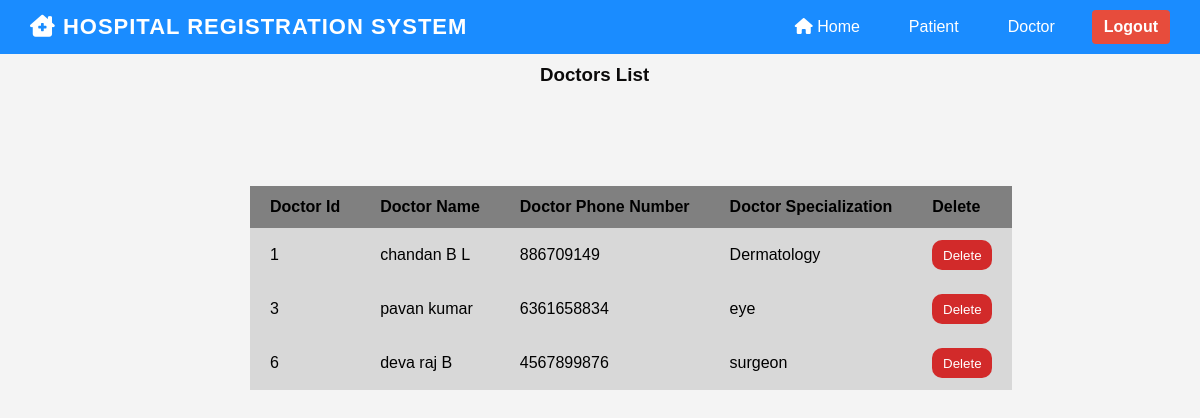
Screenshot of /DoctorList/ (signed in) with the database file from the repository.
### hospital/models.py (models this page shows, shortened)
class Doctor(models.Model):
    name = models.CharField(max_length=50)
    mobile = models.IntegerField()
    special = models.CharField(max_length=50)

### hospital/views.py (the view)
# urls.py: path('DoctorList/',Doctorview,name='doctorlist'),
def Doctorview(request):
    if not request.user.is_staff:
        return redirect('login')
    doc = Doctor.objects.all()
    d = {'doc':doc}
    return render(request,'DoctorView.html',d)

### hospital/templates/DoctorView.html (shortened to what this page needs)
{% extends 'Navbar.html' %}
 {% load static %}
    {% block body %}
    <div class="DoctorContainer" >
        <h3>Doctors List</h3>
            <table  class="TableDec" id="doctorTable" >
                <thead>
                    <tr>
                        <th>Doctor Id</th>
                        <th>Doctor Name</th>
                        <th>Doctor Phone Number</th>
                        <th>Doctor Specialization</th>
                        <th>Delete</th>
                    </tr>
                </thead>
                <tbody>
                   {% for i in doc %}
                    <tr>
                        <td>{{i.id}}</td>
                        <td>{{i.name}}</td>
                        <td>{{i.mobile}}</td>
                        <td>{{i.special}}</td>
                        <td><a href="{% url 'deleteDoctor' i.id %}" onclick="return confirm('are you sure....')"><button class="DleteButt">Delete</button></a></td>
                    </tr>
                    {% endfor %}
                </tbody>
            </table>
    </div>
    {% endblock %}

### hospital/static/css/MyStyle.css (style rules this page uses)
* { margin: 0; padding: 0; box-sizing: border-box; }
body { font-family: Arial, sans-serif; background-color: #f4f4f4; }

### hospital/templates/DoctorView.html (style rules this page uses)
.DoctorContainer h3 { color: hsl(0, 5%, 4%); margin-top: 10px; margin-left: 45%; }
.TableDec { border-collapse:collapse; border-spacing: 10px; margin-top: 100px; margin-left: 250px; }
.TableDec tr { background-color: #808080; }
.TableDec td { background-color: #d8d8d8; }
th, td { padding: 12px 20px; text-align: left; }
.DleteButt { background-color: #d22a2a; border:none; height: 30px; width: 60px; color: #ffffff; border-radius: 10px; }

### rows the page displays
Doctor: id "1", name "chandan B L", mobile "886709149", special "Dermatology"
Doctor: id "3", name "pavan kumar", mobile "6361658834", special "eye"
Doctor: id "6", name "deva raj B", mobile "4567899876", special "surgeon"
